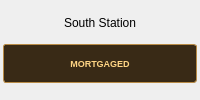
       <widget class="QFrame" name="tile5">
        <property name="tile" stdset="0">
         <bool>true</bool>
        </property>
        <layout class="QVBoxLayout" name="tileLayout5">
         <property name="spacing">
          <number>2</number>
         </property>
         <property name="leftMargin">
          <number>3</number>
         </property>
         <property name="topMargin">
          <number>3</number>
         </property>
         <property name="rightMargin">
          <number>3</number>
         </property>
         <property name="bottomMargin">
          <number>3</number>
         </property>
         <item>
          <widget class="QLabel" name="tileName5">
           <property name="styleSheet">
            <string>font-size: 12px;</string>
           </property>
           <property name="text">
            <string>South Station</string>
           </property>
           <property name="alignment">
            <set>Qt::AlignmentFlag::AlignCenter</set>
           </property>
           <property name="wordWrap">
            <bool>true</bool>
           </property>
          </widget>
         </item>
         <item>
          <widget class="QLabel" name="mortgageLabel5">
           <property name="visible">
            <bool>false</bool>
           </property>
           <property name="styleSheet">
            <string notr="true">background-color: #392a16; color: #ffd584; border: 1px solid #b88b46; border-radius: 3px; padding: 2px; font-size: 9px; font-weight: bold;</string>
           </property>
           <property name="text">
            <string>MORTGAGED</string>
           </property>
           <property name="alignment">
            <set>Qt::AlignmentFlag::AlignCenter</set>
           </property>
          </widget>
         </item>
         <item>
          <widget class="QWidget" name="tokenArea5" native="true">
           <property name="minimumSize">
            <size>
             <width>0</width>
             <height>12</height>
            </size>
           </property>
           <property name="maximumSize">
            <size>
             <width>16777215</width>
             <height>12</height>
            </size>
           </property>
          </widget>
         </item>
        </layout>
       </widget>
